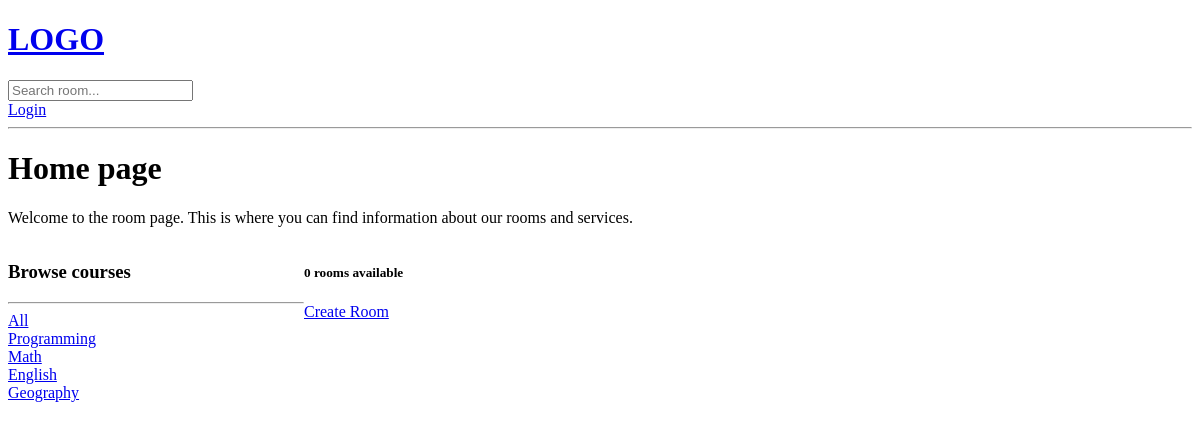
The app's page /?q=English, older data.
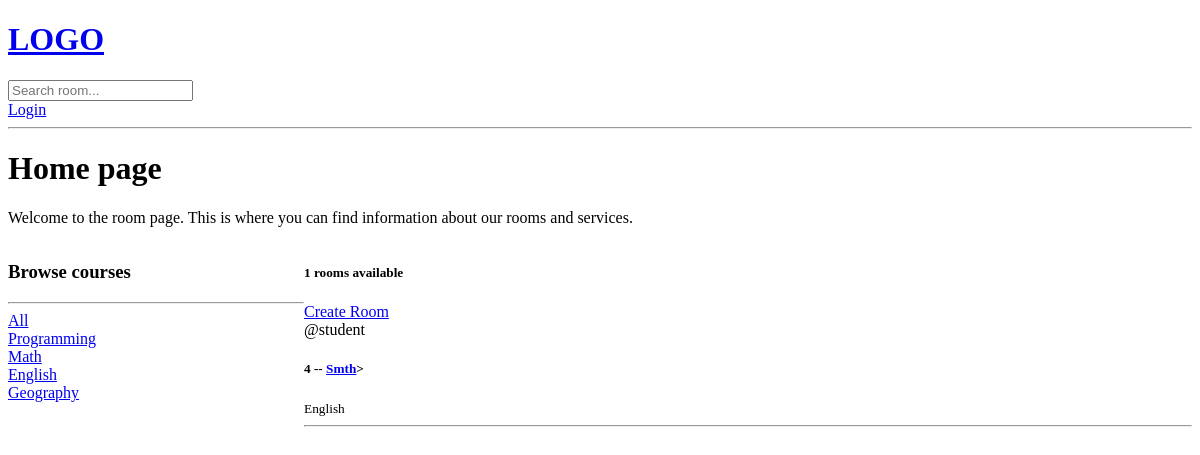
The same page, newer data.
### base/models.py (models this page shows, shortened)
class Topic(models.Model):
    name = models.CharField(max_length=300)

class Room(models.Model):
    host = models.ForeignKey(User, on_delete=models.SET_NULL, null=True)
    topic = models.ForeignKey(Topic, on_delete=models.SET_NULL, null=True)
    name = models.CharField(max_length=255)
    description = models.TextField(null = True, blank=True)
    updated = models.DateTimeField(auto_now=True)
    created = models.DateTimeField(auto_now_add=True)
    class Meta:
        ordering = ['-updated', '-created']

### base/views.py (the view)
# urls.py: path('', views.home, name="home"),
def home(request):
    q = request.GET.get('q') if request.GET.get('q') != None else ''
    rooms = Room.objects.filter(
        Q(topic__name__icontains = q) |
        Q(name__icontains = q) |
        Q(description__icontains = q)
    )
    topics = Topic.objects.all()
    room_count = rooms.count()
    context = {'rooms' : rooms, 'topics' : topics, 'room_count' : room_count}
    return render(request, 'base/home.html', context)

### base/templates/base/home.html (shortened to what this page needs)
{% extends 'main.html' %}
{% block content %}
<h1>Home page</h1>
    <p>Welcome to the room page. This is where you can find information about our rooms and services.</p>
    <div class="home-container">
        <div>
            <h3>Browse courses</h3>
            <hr>
             <div>
                <a href="{% url 'home' %}?q={{topic.name}}">All</a>
            </div>
            {% for topic in topics %}
            <div>
                <a href="{% url 'home' %}?q={{topic.name}}">{{topic.name}}</a>
            </div>
            {% endfor%}
        </div>
        <div>
            <h5>{{room_count}} rooms available</h5>
        <a href="{% url 'create-room' %}"> Create Room </a>
        <div>
            {% for room in rooms %}
                <div>
                    <span>@{{room.host.username}}</span>
                    <h5>{{room.id}} -- <a href = "{% url 'room' room.id %}">{{room.name}}</a>></h5>
                    <small>{{room.topic.name}}</small>
                    <hr>
                </div>
            {% endfor %}
        </div>
        </div>
    </div>
{% endblock content %}

Row changes from the older to the newer data that the page shows:
added Room: host.username "student", id "4", name "Smth", topic.name "English"
Text that changed along with them:
{{ room_count }}: "0" → "1"
